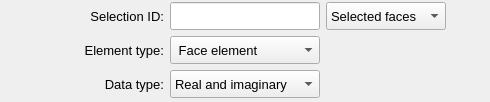
       <widget class="QFrame" name="frame_4">
        <property name="minimumSize">
         <size>
          <width>0</width>
          <height>100</height>
         </size>
        </property>
        <property name="frameShape">
         <enum>QFrame::Shape::NoFrame</enum>
        </property>
        <property name="frameShadow">
         <enum>QFrame::Shadow::Raised</enum>
        </property>
        <layout class="QGridLayout" name="gridLayout_5">
         <property name="leftMargin">
          <number>4</number>
         </property>
         <property name="topMargin">
          <number>2</number>
         </property>
         <property name="rightMargin">
          <number>4</number>
         </property>
         <property name="bottomMargin">
          <number>4</number>
         </property>
         <item row="0" column="1">
          <widget class="QLabel" name="label_6">
           <property name="minimumSize">
            <size>
             <width>120</width>
             <height>28</height>
            </size>
           </property>
           <property name="maximumSize">
            <size>
             <width>120</width>
             <height>28</height>
            </size>
           </property>
           <property name="font">
            <font>
             <family>MS Shell Dlg 2</family>
             <pointsize>10</pointsize>
             <italic>false</italic>
             <bold>false</bold>
            </font>
           </property>
           <property name="text">
            <string>Selection ID:</string>
           </property>
           <property name="alignment">
            <set>Qt::AlignmentFlag::AlignRight|Qt::AlignmentFlag::AlignTrailing|Qt::AlignmentFlag::AlignVCenter</set>
           </property>
          </widget>
         </item>
         <item row="2" column="1">
          <widget class="QLabel" name="label_7">
           <property name="minimumSize">
            <size>
             <width>120</width>
             <height>28</height>
            </size>
           </property>
           <property name="maximumSize">
            <size>
             <width>120</width>
             <height>28</height>
            </size>
           </property>
           <property name="font">
            <font>
             <family>MS Shell Dlg 2</family>
             <pointsize>10</pointsize>
             <italic>false</italic>
             <bold>false</bold>
            </font>
           </property>
           <property name="text">
            <string>Data type:</string>
           </property>
           <property name="alignment">
            <set>Qt::AlignmentFlag::AlignRight|Qt::AlignmentFlag::AlignTrailing|Qt::AlignmentFlag::AlignVCenter</set>
           </property>
          </widget>
         </item>
         <item row="2" column="2">
          <widget class="QComboBox" name="comboBox_data_type">
           <property name="minimumSize">
            <size>
             <width>150</width>
             <height>28</height>
            </size>
           </property>
           <property name="maximumSize">
            <size>
             <width>150</width>
             <height>28</height>
            </size>
           </property>
           <property name="font">
            <font>
             <pointsize>10</pointsize>
             <bold>false</bold>
            </font>
           </property>
           <item>
            <property name="text">
             <string>Real and imaginary</string>
            </property>
           </item>
           <item>
            <property name="text">
             <string>Magnitude and phase</string>
            </property>
           </item>
          </widget>
         </item>
         <item row="0" column="2">
          <widget class="QLineEdit" name="lineEdit_selection_id">
           <property name="minimumSize">
            <size>
             <width>150</width>
             <height>28</height>
            </size>
           </property>
           <property name="maximumSize">
            <size>
             <width>150</width>
             <height>28</height>
            </size>
           </property>
           <property name="font">
            <font>
             <family>MS Shell Dlg 2</family>
             <pointsize>10</pointsize>
             <italic>false</italic>
             <bold>false</bold>
            </font>
           </property>
           <property name="focusPolicy">
            <enum>Qt::FocusPolicy::ClickFocus</enum>
           </property>
           <property name="styleSheet">
            <string notr="true"/>
           </property>
           <property name="alignment">
            <set>Qt::AlignmentFlag::AlignCenter</set>
           </property>
          </widget>
         </item>
         <item row="1" column="2">
          <widget class="QComboBox" name="comboBox_element_type">
           <property name="minimumSize">
            <size>
             <width>150</width>
             <height>28</height>
            </size>
           </property>
           <property name="maximumSize">
            <size>
             <width>150</width>
             <height>28</height>
            </size>
           </property>
           <property name="font">
            <font>
             <pointsize>10</pointsize>
             <bold>false</bold>
            </font>
           </property>
           <item>
            <property name="text">
             <string> Face element</string>
            </property>
           </item>
           <item>
            <property name="text">
             <string> Solid element</string>
            </property>
           </item>
          </widget>
         </item>
         <item row="1" column="1">
          <widget class="QLabel" name="label_5">
           <property name="minimumSize">
            <size>
             <width>120</width>
             <height>28</height>
            </size>
           </property>
           <property name="maximumSize">
            <size>
             <width>120</width>
             <height>28</height>
            </size>
           </property>
           <property name="font">
            <font>
             <family>MS Shell Dlg 2</family>
             <pointsize>10</pointsize>
             <italic>false</italic>
             <bold>false</bold>
            </font>
           </property>
           <property name="text">
            <string>Element type:</string>
           </property>
           <property name="alignment">
            <set>Qt::AlignmentFlag::AlignRight|Qt::AlignmentFlag::AlignTrailing|Qt::AlignmentFlag::AlignVCenter</set>
           </property>
          </widget>
         </item>
         <item row="0" column="3">
          <widget class="QComboBox" name="comboBox_assignment_type">
           <property name="minimumSize">
            <size>
             <width>120</width>
             <height>28</height>
            </size>
           </property>
           <property name="maximumSize">
            <size>
             <width>120</width>
             <height>28</height>
            </size>
           </property>
           <property name="font">
            <font>
             <pointsize>10</pointsize>
             <bold>false</bold>
            </font>
           </property>
           <item>
            <property name="text">
             <string>Selected faces</string>
            </property>
           </item>
           <item>
            <property name="text">
             <string>Selected lines</string>
            </property>
           </item>
           <item>
            <property name="text">
             <string>Multiple</string>
            </property>
           </item>
          </widget>
         </item>
         <item row="0" column="0">
          <spacer name="horizontalSpacer_5">
           <property name="orientation">
            <enum>Qt::Orientation::Horizontal</enum>
           </property>
           <property name="sizeHint" stdset="0">
            <size>
             <width>40</width>
             <height>20</height>
            </size>
           </property>
          </spacer>
         </item>
         <item row="0" column="4">
          <spacer name="horizontalSpacer_6">
           <property name="orientation">
            <enum>Qt::Orientation::Horizontal</enum>
           </property>
           <property name="sizeHint" stdset="0">
            <size>
             <width>40</width>
             <height>20</height>
            </size>
           </property>
          </spacer>
         </item>
        </layout>
       </widget>
